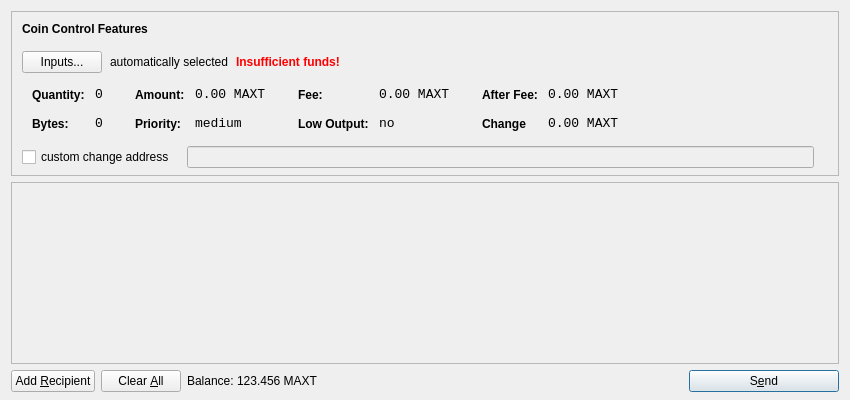
<?xml version="1.0" encoding="UTF-8"?>
<ui version="4.0">
 <class>SendCoinsDialog</class>
 <widget class="QDialog" name="SendCoinsDialog">
  <property name="geometry">
   <rect>
    <x>0</x>
    <y>0</y>
    <width>850</width>
    <height>400</height>
   </rect>
  </property>
  <property name="windowTitle">
   <string>Send Coins</string>
  </property>
  <layout class="QVBoxLayout" name="verticalLayout" stretch="0,1,0">
   <property name="bottomMargin">
    <number>8</number>
   </property>
   <item>
    <widget class="QFrame" name="frameCoinControl">
     <property name="sizePolicy">
      <sizepolicy hsizetype="Expanding" vsizetype="Expanding">
       <horstretch>0</horstretch>
       <verstretch>0</verstretch>
      </sizepolicy>
     </property>
     <property name="maximumSize">
      <size>
       <width>16777215</width>
       <height>16777215</height>
      </size>
     </property>
     <property name="frameShape">
      <enum>QFrame::StyledPanel</enum>
     </property>
     <property name="frameShadow">
      <enum>QFrame::Sunken</enum>
     </property>
     <layout class="QVBoxLayout" name="verticalLayoutCoinControl2">
      <property name="spacing">
       <number>-1</number>
      </property>
      <property name="leftMargin">
       <number>0</number>
      </property>
      <property name="topMargin">
       <number>0</number>
      </property>
      <property name="rightMargin">
       <number>0</number>
      </property>
      <property name="bottomMargin">
       <number>6</number>
      </property>
      <item>
       <layout class="QVBoxLayout" name="verticalLayoutCoinControl" stretch="0,0,0,0,1">
        <property name="spacing">
         <number>0</number>
        </property>
        <property name="leftMargin">
         <number>10</number>
        </property>
        <property name="topMargin">
         <number>10</number>
        </property>
        <item>
         <layout class="QHBoxLayout" name="horizontalLayoutCoinControl1">
          <property name="bottomMargin">
           <number>15</number>
          </property>
          <item>
           <widget class="QLabel" name="labelCoinControlFeatures">
            <property name="sizePolicy">
             <sizepolicy hsizetype="Preferred" vsizetype="Maximum">
              <horstretch>0</horstretch>
              <verstretch>0</verstretch>
             </sizepolicy>
            </property>
            <property name="font">
             <font>
              <weight>75</weight>
              <bold>true</bold>
             </font>
            </property>
            <property name="styleSheet">
             <string notr="true">font-weight:bold;</string>
            </property>
            <property name="text">
             <string>Coin Control Features</string>
            </property>
           </widget>
          </item>
         </layout>
        </item>
        <item>
         <layout class="QHBoxLayout" name="horizontalLayoutCoinControl2" stretch="0,0,0,0">
          <property name="spacing">
           <number>8</number>
          </property>
          <property name="bottomMargin">
           <number>10</number>
          </property>
          <item>
           <widget class="QPushButton" name="pushButtonCoinControl">
            <property name="styleSheet">
             <string notr="true"/>
            </property>
            <property name="text">
             <string>Inputs...</string>
            </property>
           </widget>
          </item>
          <item>
           <widget class="QLabel" name="labelCoinControlAutomaticallySelected">
            <property name="text">
             <string>automatically selected</string>
            </property>
            <property name="margin">
             <number>5</number>
            </property>
           </widget>
          </item>
          <item>
           <widget class="QLabel" name="labelCoinControlInsuffFunds">
            <property name="font">
             <font>
              <weight>75</weight>
              <bold>true</bold>
             </font>
            </property>
            <property name="styleSheet">
             <string notr="true">color:red;font-weight:bold;</string>
            </property>
            <property name="text">
             <string>Insufficient funds!</string>
            </property>
            <property name="margin">
             <number>5</number>
            </property>
           </widget>
          </item>
          <item>
           <spacer name="horizontalSpacerCoinControl">
            <property name="orientation">
             <enum>Qt::Horizontal</enum>
            </property>
            <property name="sizeHint" stdset="0">
             <size>
              <width>40</width>
              <height>1</height>
             </size>
            </property>
           </spacer>
          </item>
         </layout>
        </item>
        <item>
         <widget class="QWidget" name="widgetCoinControl" native="true">
          <property name="sizePolicy">
           <sizepolicy hsizetype="Preferred" vsizetype="Preferred">
            <horstretch>0</horstretch>
            <verstretch>0</verstretch>
           </sizepolicy>
          </property>
          <property name="minimumSize">
           <size>
            <width>0</width>
            <height>0</height>
           </size>
          </property>
          <property name="styleSheet">
           <string notr="true"/>
          </property>
          <layout class="QHBoxLayout" name="horizontalLayoutCoinControl5">
           <property name="margin">
            <number>0</number>
           </property>
           <item>
            <layout class="QHBoxLayout" name="horizontalLayoutCoinControl3" stretch="0,0,0,1">
             <property name="spacing">
              <number>20</number>
             </property>
             <property name="topMargin">
              <number>0</number>
             </property>
             <property name="bottomMargin">
              <number>10</number>
             </property>
             <item>
              <layout class="QFormLayout" name="formLayoutCoinControl1">
               <property name="horizontalSpacing">
                <number>10</number>
               </property>
               <property name="verticalSpacing">
                <number>14</number>
               </property>
               <property name="leftMargin">
                <number>10</number>
               </property>
               <property name="topMargin">
                <number>4</number>
               </property>
               <property name="rightMargin">
                <number>6</number>
               </property>
               <item row="0" column="0">
                <widget class="QLabel" name="labelCoinControlQuantityText">
                 <property name="styleSheet">
                  <string notr="true">font-weight:bold;</string>
                 </property>
                 <property name="text">
                  <string>Quantity:</string>
                 </property>
                 <property name="margin">
                  <number>0</number>
                 </property>
                </widget>
               </item>
               <item row="0" column="1">
                <widget class="QLabel" name="labelCoinControlQuantity">
                 <property name="font">
                  <font>
                   <family>Monospace</family>
                   <pointsize>10</pointsize>
                  </font>
                 </property>
                 <property name="cursor">
                  <cursorShape>IBeamCursor</cursorShape>
                 </property>
                 <property name="contextMenuPolicy">
                  <enum>Qt::ActionsContextMenu</enum>
                 </property>
                 <property name="text">
                  <string>0</string>
                 </property>
                 <property name="margin">
                  <number>0</number>
                 </property>
                 <property name="textInteractionFlags">
                  <set>Qt::LinksAccessibleByMouse|Qt::TextSelectableByKeyboard|Qt::TextSelectableByMouse</set>
                 </property>
                </widget>
               </item>
               <item row="1" column="0">
                <widget class="QLabel" name="labelCoinControlBytesText">
                 <property name="styleSheet">
                  <string notr="true">font-weight:bold;</string>
                 </property>
                 <property name="text">
                  <string>Bytes:</string>
                 </property>
                </widget>
               </item>
               <item row="1" column="1">
                <widget class="QLabel" name="labelCoinControlBytes">
                 <property name="font">
                  <font>
                   <family>Monospace</family>
                   <pointsize>10</pointsize>
                  </font>
                 </property>
                 <property name="cursor">
                  <cursorShape>IBeamCursor</cursorShape>
                 </property>
                 <property name="contextMenuPolicy">
                  <enum>Qt::ActionsContextMenu</enum>
                 </property>
                 <property name="text">
                  <string>0</string>
                 </property>
                 <property name="textInteractionFlags">
                  <set>Qt::LinksAccessibleByMouse|Qt::TextSelectableByKeyboard|Qt::TextSelectableByMouse</set>
                 </property>
                </widget>
               </item>
              </layout>
             </item>
             <item>
              <layout class="QFormLayout" name="formLayoutCoinControl2">
               <property name="horizontalSpacing">
                <number>10</number>
               </property>
               <property name="verticalSpacing">
                <number>14</number>
               </property>
               <property name="leftMargin">
                <number>6</number>
               </property>
               <property name="topMargin">
                <number>4</number>
               </property>
               <property name="rightMargin">
                <number>6</number>
               </property>
               <item row="0" column="0">
                <widget class="QLabel" name="labelCoinControlAmountText">
                 <property name="styleSheet">
                  <string notr="true">font-weight:bold;</string>
                 </property>
                 <property name="text">
                  <string>Amount:</string>
                 </property>
                 <property name="margin">
                  <number>0</number>
                 </property>
                </widget>
               </item>
               <item row="0" column="1">
                <widget class="QLabel" name="labelCoinControlAmount">
                 <property name="font">
                  <font>
                   <family>Monospace</family>
                   <pointsize>10</pointsize>
                  </font>
                 </property>
                 <property name="cursor">
                  <cursorShape>IBeamCursor</cursorShape>
                 </property>
                 <property name="contextMenuPolicy">
                  <enum>Qt::ActionsContextMenu</enum>
                 </property>
                 <property name="text">
                  <string>0.00 MAXT</string>
                 </property>
                 <property name="textInteractionFlags">
                  <set>Qt::LinksAccessibleByMouse|Qt::TextSelectableByKeyboard|Qt::TextSelectableByMouse</set>
                 </property>
                </widget>
               </item>
               <item row="1" column="0">
                <widget class="QLabel" name="labelCoinControlPriorityText">
                 <property name="styleSheet">
                  <string notr="true">font-weight:bold;</string>
                 </property>
                 <property name="text">
                  <string>Priority:</string>
                 </property>
                </widget>
               </item>
               <item row="1" column="1">
                <widget class="QLabel" name="labelCoinControlPriority">
                 <property name="font">
                  <font>
                   <family>Monospace</family>
                   <pointsize>10</pointsize>
                  </font>
                 </property>
                 <property name="cursor">
                  <cursorShape>IBeamCursor</cursorShape>
                 </property>
                 <property name="contextMenuPolicy">
                  <enum>Qt::ActionsContextMenu</enum>
                 </property>
                 <property name="text">
                  <string>medium</string>
                 </property>
                 <property name="textInteractionFlags">
                  <set>Qt::LinksAccessibleByMouse|Qt::TextSelectableByKeyboard|Qt::TextSelectableByMouse</set>
                 </property>
                </widget>
               </item>
              </layout>
             </item>
             <item>
              <layout class="QFormLayout" name="formLayoutCoinControl3">
               <property name="horizontalSpacing">
                <number>10</number>
               </property>
               <property name="verticalSpacing">
                <number>14</number>
               </property>
               <property name="leftMargin">
                <number>6</number>
               </property>
               <property name="topMargin">
                <number>4</number>
               </property>
               <property name="rightMargin">
                <number>6</number>
               </property>
               <item row="0" column="0">
                <widget class="QLabel" name="labelCoinControlFeeText">
                 <property name="styleSheet">
                  <string notr="true">font-weight:bold;</string>
                 </property>
                 <property name="text">
                  <string>Fee:</string>
                 </property>
                 <property name="margin">
                  <number>0</number>
                 </property>
                </widget>
               </item>
               <item row="0" column="1">
                <widget class="QLabel" name="labelCoinControlFee">
                 <property name="font">
                  <font>
                   <family>Monospace</family>
                   <pointsize>10</pointsize>
                  </font>
                 </property>
                 <property name="cursor">
                  <cursorShape>IBeamCursor</cursorShape>
                 </property>
                 <property name="contextMenuPolicy">
                  <enum>Qt::ActionsContextMenu</enum>
                 </property>
                 <property name="text">
                  <string>0.00 MAXT</string>
                 </property>
                 <property name="textInteractionFlags">
                  <set>Qt::LinksAccessibleByMouse|Qt::TextSelectableByKeyboard|Qt::TextSelectableByMouse</set>
                 </property>
                </widget>
               </item>
               <item row="1" column="0">
                <widget class="QLabel" name="labelCoinControlLowOutputText">
                 <property name="styleSheet">
                  <string notr="true">font-weight:bold;</string>
                 </property>
                 <property name="text">
                  <string>Low Output:</string>
                 </property>
                </widget>
               </item>
               <item row="1" column="1">
                <widget class="QLabel" name="labelCoinControlLowOutput">
                 <property name="font">
                  <font>
                   <family>Monospace</family>
                   <pointsize>10</pointsize>
                  </font>
                 </property>
                 <property name="cursor">
                  <cursorShape>IBeamCursor</cursorShape>
                 </property>
                 <property name="contextMenuPolicy">
                  <enum>Qt::ActionsContextMenu</enum>
                 </property>
                 <property name="text">
                  <string>no</string>
                 </property>
                 <property name="textInteractionFlags">
                  <set>Qt::LinksAccessibleByMouse|Qt::TextSelectableByKeyboard|Qt::TextSelectableByMouse</set>
                 </property>
                </widget>
               </item>
              </layout>
             </item>
             <item>
              <layout class="QFormLayout" name="formLayoutCoinControl4">
               <property name="horizontalSpacing">
                <number>10</number>
               </property>
               <property name="verticalSpacing">
                <number>14</number>
               </property>
               <property name="leftMargin">
                <number>6</number>
               </property>
               <property name="topMargin">
                <number>4</number>
               </property>
               <property name="rightMargin">
                <number>6</number>
               </property>
               <item row="0" column="0">
                <widget class="QLabel" name="labelCoinControlAfterFeeText">
                 <property name="styleSheet">
                  <string notr="true">font-weight:bold;</string>
                 </property>
                 <property name="text">
                  <string>After Fee:</string>
                 </property>
                 <property name="margin">
                  <number>0</number>
                 </property>
                </widget>
               </item>
               <item row="0" column="1">
                <widget class="QLabel" name="labelCoinControlAfterFee">
                 <property name="font">
                  <font>
                   <family>Monospace</family>
                   <pointsize>10</pointsize>
                  </font>
                 </property>
                 <property name="cursor">
                  <cursorShape>IBeamCursor</cursorShape>
                 </property>
                 <property name="contextMenuPolicy">
                  <enum>Qt::ActionsContextMenu</enum>
                 </property>
                 <property name="text">
                  <string>0.00 MAXT</string>
                 </property>
                 <property name="textInteractionFlags">
                  <set>Qt::LinksAccessibleByMouse|Qt::TextSelectableByKeyboard|Qt::TextSelectableByMouse</set>
                 </property>
                </widget>
               </item>
               <item row="1" column="0">
                <widget class="QLabel" name="labelCoinControlChangeText">
                 <property name="styleSheet">
                  <string notr="true">font-weight:bold;</string>
                 </property>
                 <property name="text">
                  <string>Change</string>
                 </property>
                </widget>
               </item>
               <item row="1" column="1">
                <widget class="QLabel" name="labelCoinControlChange">
                 <property name="font">
                  <font>
                   <family>Monospace</family>
                   <pointsize>10</pointsize>
                  </font>
                 </property>
                 <property name="cursor">
                  <cursorShape>IBeamCursor</cursorShape>
                 </property>
                 <property name="contextMenuPolicy">
                  <enum>Qt::ActionsContextMenu</enum>
                 </property>
                 <property name="text">
                  <string>0.00 MAXT</string>
                 </property>
                 <property name="textInteractionFlags">
                  <set>Qt::LinksAccessibleByMouse|Qt::TextSelectableByKeyboard|Qt::TextSelectableByMouse</set>
                 </property>
                </widget>
               </item>
              </layout>
             </item>
            </layout>
           </item>
          </layout>
         </widget>
        </item>
        <item>
         <layout class="QHBoxLayout" name="horizontalLayoutCoinControl4" stretch="0,0,0">
          <property name="spacing">
           <number>12</number>
          </property>
          <property name="sizeConstraint">
           <enum>QLayout::SetDefaultConstraint</enum>
          </property>
          <property name="topMargin">
           <number>5</number>
          </property>
          <property name="rightMargin">
           <number>5</number>
          </property>
          <item>
           <widget class="QCheckBox" name="checkBoxCoinControlChange">
            <property name="text">
             <string>custom change address</string>
            </property>
           </widget>
          </item>
          <item>
           <widget class="QLineEdit" name="lineEditCoinControlChange">
            <property name="enabled">
             <bool>false</bool>
            </property>
            <property name="sizePolicy">
             <sizepolicy hsizetype="Expanding" vsizetype="Fixed">
              <horstretch>0</horstretch>
              <verstretch>0</verstretch>
             </sizepolicy>
            </property>
           </widget>
          </item>
          <item>
           <widget class="QLabel" name="labelCoinControlChangeLabel">
            <property name="sizePolicy">
             <sizepolicy hsizetype="Preferred" vsizetype="Expanding">
              <horstretch>0</horstretch>
              <verstretch>0</verstretch>
             </sizepolicy>
            </property>
            <property name="minimumSize">
             <size>
              <width>0</width>
              <height>0</height>
             </size>
            </property>
            <property name="text">
             <string/>
            </property>
            <property name="margin">
             <number>3</number>
            </property>
           </widget>
          </item>
         </layout>
        </item>
        <item>
         <spacer name="verticalSpacerCoinControl">
          <property name="orientation">
           <enum>Qt::Vertical</enum>
          </property>
          <property name="sizeHint" stdset="0">
           <size>
            <width>800</width>
            <height>1</height>
           </size>
          </property>
         </spacer>
        </item>
       </layout>
      </item>
     </layout>
    </widget>
   </item>
   <item>
    <widget class="QScrollArea" name="scrollArea">
     <property name="widgetResizable">
      <bool>true</bool>
     </property>
     <widget class="QWidget" name="scrollAreaWidgetContents">
      <property name="geometry">
       <rect>
        <x>0</x>
        <y>0</y>
        <width>830</width>
        <height>165</height>
       </rect>
      </property>
      <layout class="QVBoxLayout" name="verticalLayout_2">
       <property name="margin">
        <number>0</number>
       </property>
       <item>
        <layout class="QVBoxLayout" name="entries">
         <property name="spacing">
          <number>6</number>
         </property>
        </layout>
       </item>
       <item>
        <spacer name="verticalSpacer">
         <property name="orientation">
          <enum>Qt::Vertical</enum>
         </property>
         <property name="sizeHint" stdset="0">
          <size>
           <width>20</width>
           <height>40</height>
          </size>
         </property>
        </spacer>
       </item>
      </layout>
     </widget>
    </widget>
   </item>
   <item>
    <layout class="QHBoxLayout" name="horizontalLayout">
     <item>
      <widget class="QPushButton" name="addButton">
       <property name="toolTip">
        <string>Send to multiple recipients at once</string>
       </property>
       <property name="text">
        <string>Add &amp;Recipient</string>
       </property>
       <property name="icon">
        <iconset resource="../bitcoin.qrc">
         <normaloff>:/icons/add</normaloff>:/icons/add</iconset>
       </property>
       <property name="autoDefault">
        <bool>false</bool>
       </property>
      </widget>
     </item>
     <item>
      <widget class="QPushButton" name="clearButton">
       <property name="sizePolicy">
        <sizepolicy hsizetype="Minimum" vsizetype="Fixed">
         <horstretch>0</horstretch>
         <verstretch>0</verstretch>
        </sizepolicy>
       </property>
       <property name="toolTip">
        <string>Remove all transaction fields</string>
       </property>
       <property name="text">
        <string>Clear &amp;All</string>
       </property>
       <property name="icon">
        <iconset resource="../bitcoin.qrc">
         <normaloff>:/icons/remove</normaloff>:/icons/remove</iconset>
       </property>
       <property name="autoRepeatDelay">
        <number>300</number>
       </property>
       <property name="autoDefault">
        <bool>false</bool>
       </property>
      </widget>
     </item>
     <item>
      <layout class="QHBoxLayout" name="horizontalLayout_2">
       <property name="spacing">
        <number>3</number>
       </property>
       <item>
        <widget class="QLabel" name="label">
         <property name="sizePolicy">
          <sizepolicy hsizetype="Preferred" vsizetype="Fixed">
           <horstretch>0</horstretch>
           <verstretch>0</verstretch>
          </sizepolicy>
         </property>
         <property name="text">
          <string>Balance:</string>
         </property>
        </widget>
       </item>
       <item>
        <widget class="QLabel" name="labelBalance">
         <property name="sizePolicy">
          <sizepolicy hsizetype="Preferred" vsizetype="Fixed">
           <horstretch>0</horstretch>
           <verstretch>0</verstretch>
          </sizepolicy>
         </property>
         <property name="cursor">
          <cursorShape>IBeamCursor</cursorShape>
         </property>
         <property name="text">
          <string>123.456 MAXT</string>
         </property>
         <property name="textInteractionFlags">
          <set>Qt::LinksAccessibleByMouse|Qt::TextSelectableByKeyboard|Qt::TextSelectableByMouse</set>
         </property>
        </widget>
       </item>
      </layout>
     </item>
     <item>
      <spacer name="horizontalSpacer">
       <property name="orientation">
        <enum>Qt::Horizontal</enum>
       </property>
       <property name="sizeHint" stdset="0">
        <size>
         <width>40</width>
         <height>20</height>
        </size>
       </property>
      </spacer>
     </item>
     <item>
      <widget class="QPushButton" name="sendButton">
       <property name="minimumSize">
        <size>
         <width>150</width>
         <height>0</height>
        </size>
       </property>
       <property name="toolTip">
        <string>Confirm the send action</string>
       </property>
       <property name="text">
        <string>S&amp;end</string>
       </property>
       <property name="icon">
        <iconset resource="../bitcoin.qrc">
         <normaloff>:/icons/send</normaloff>:/icons/send</iconset>
       </property>
       <property name="default">
        <bool>true</bool>
       </property>
      </widget>
     </item>
    </layout>
   </item>
  </layout>
 </widget>
 <resources>
  <include location="../bitcoin.qrc"/>
 </resources>
 <connections/>
</ui>
